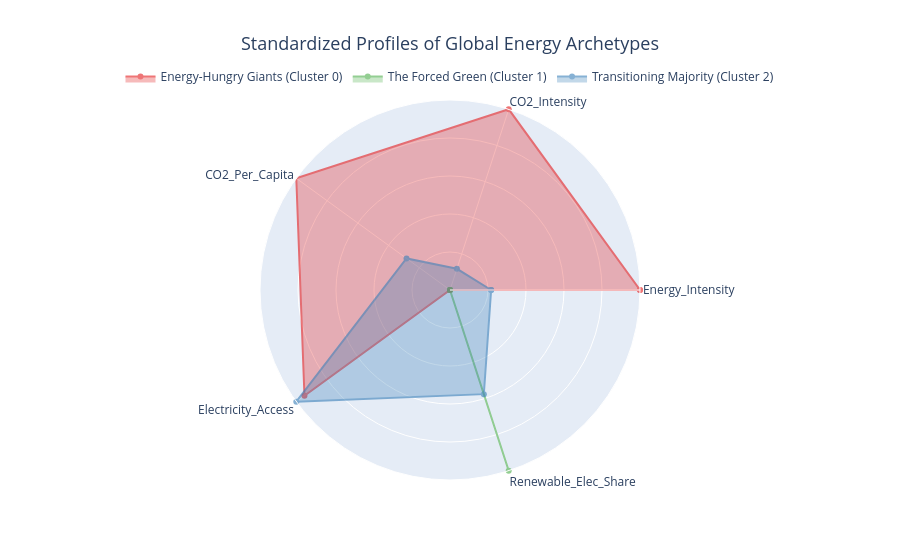

The cell this chart's notebook holds for it:
### Markdown cell above
## 5.6 Cluster Profiling: Normalized Radar Chart Analysis

To synthesize the defining characteristics of the three K-Means clusters, a comparative Radar Chart (Spider Plot) is constructed. Because the selected features possess disparate units and scales (e.g., percentages vs. per capita metric tonnes), the cluster centroids are first normalized using `MinMaxScaler`. This transforms all values to a standardized 0-to-1 scale, ensuring that each axis is proportionally represented. The resulting overlaid polygons visually quantify the macro-economic "footprint" of each cluster, allowing for an immediate comparative assessment of their structural strengths and vulnerabilities across the five primary energy indicators.

### Code cell
import plotly.graph_objects as go
from sklearn.preprocessing import MinMaxScaler

# Step 1: Calculate the mean profile for each cluster
radar_features = ['Energy_Intensity', 'CO2_Intensity', 'CO2_Per_Capita', 'Electricity_Access', 'Renewable_Elec_Share']
df_radar = df_clustering_2021.groupby('Cluster_Name')[radar_features].mean().reset_index()

# Step 2: Normalize the features to a 0-1 scale so they fit perfectly on the same radar axes
scaler_radar = MinMaxScaler()
df_radar[radar_features] = scaler_radar.fit_transform(df_radar[radar_features])

# Step 3: Plot the interactive Radar Chart
fig_radar = go.Figure()

colors = {
    'Energy-Hungry Giants (Cluster 0)': '#e41a1c',
    'The Forced Green (Cluster 1)': '#4daf4a',
    'Transitioning Majority (Cluster 2)': '#377eb8'
}

for index, row in df_radar.iterrows():
    cluster = row['Cluster_Name']
    # Append the first value to the end to close the radar polygon
    values = row[radar_features].values.tolist()
    values.append(values[0])
    
    categories = radar_features.copy()
    categories.append(categories[0])
    
    fig_radar.add_trace(go.Scatterpolar(
        r=values,
        theta=categories,
        fill='toself',
        name=cluster,
        line_color=colors[cluster],
        opacity=0.6
    ))

fig_radar.update_layout(
    polar=dict(
        radialaxis=dict(visible=True, range=[0, 1], showticklabels=False)
    ),
    showlegend=True,
    title=dict(text="Standardized Profiles of Global Energy Archetypes", font=dict(size=18), x=0.5),
    legend=dict(yanchor="top", y=1.1, xanchor="center", x=0.5, orientation="h")
)

fig_radar.show()

### Figure 1 — Plotly figure (JSON) as saved in the notebook; plotly's stock layout.template omitted (floating-point values rounded to 4 significant figures)
{"data": [{"fill": "toself", "line": {"color": "#e41a1c"}, "name": "Energy-Hungry Giants (Cluster 0)", "opacity": 0.6, "r": [1, 1, 1.0, 0.9469, 0, 1], "theta": ["Energy_Intensity", "CO2_Intensity", "CO2_Per_Capita", "Electricity_Access", "Renewable_Elec_Share", "Energy_Intensity"], "type": "scatterpolar"}, {"fill": "toself", "line": {"color": "#4daf4a"}, "name": "The Forced Green (Cluster 1)", "opacity": 0.6, "r": [0, 0, 0, 0, 1.0, 0], "theta": ["Energy_Intensity", "CO2_Intensity", "CO2_Per_Capita", "Electricity_Access", "Renewable_Elec_Share", "Energy_Intensity"], "type": "scatterpolar"}, {"fill": "toself", "line": {"color": "#377eb8"}, "name": "Transitioning Majority (Cluster 2)", "opacity": 0.6, "r": [0.2165, 0.1173, 0.2828, 1, 0.5764, 0.2165], "theta": ["Energy_Intensity", "CO2_Intensity", "CO2_Per_Capita", "Electricity_Access", "Renewable_Elec_Share", "Energy_Intensity"], "type": "scatterpolar"}], "layout": {"legend": {"orientation": "h", "x": 0.5, "xanchor": "center", "y": 1.1, "yanchor": "top"}, "polar": {"radialaxis": {"range": [0, 1], "showticklabels": false, "visible": true}}, "showlegend": true, "title": {"font": {"size": 18}, "text": "Standardized Profiles of Global Energy Archetypes", "x": 0.5}}}
